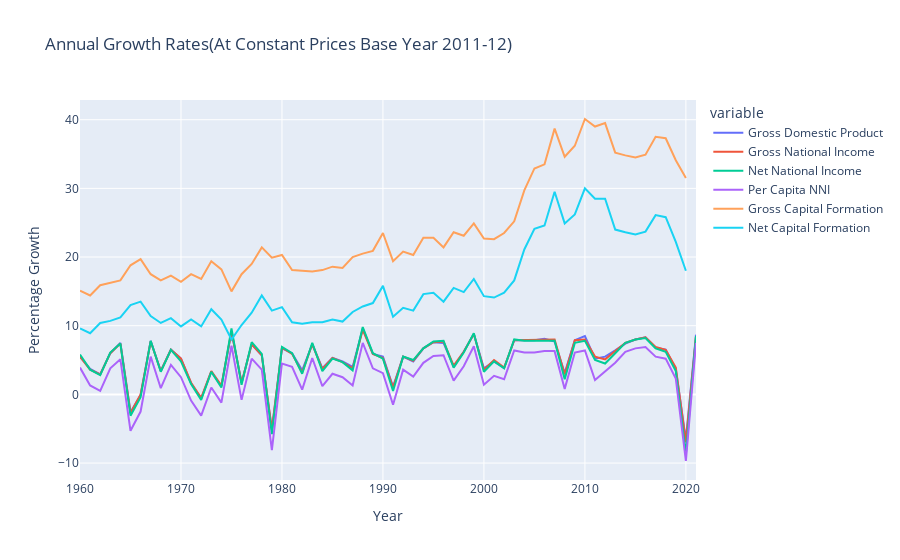

Notebook source saved alongside this figure:
### Markdown cell above
# Annual Growth Rates

### Code cell
annual_growth_rates = pd.read_csv("Final/annual_growth_rates_final.csv")
title= 'Annual Growth Rates(At Constant Prices Base Year 2011-12)'
fig = px.line(annual_growth_rates, x='Financial Year', y=[ 'Gross Domestic Product',
       'Gross National Income', 'Net National Income', 'Per Capita NNI',
       'Gross Capital Formation', 'Net Capital Formation'], title=title)
fig.update_layout(xaxis_title='Year', yaxis_title='Percentage Growth')

fig.show()
